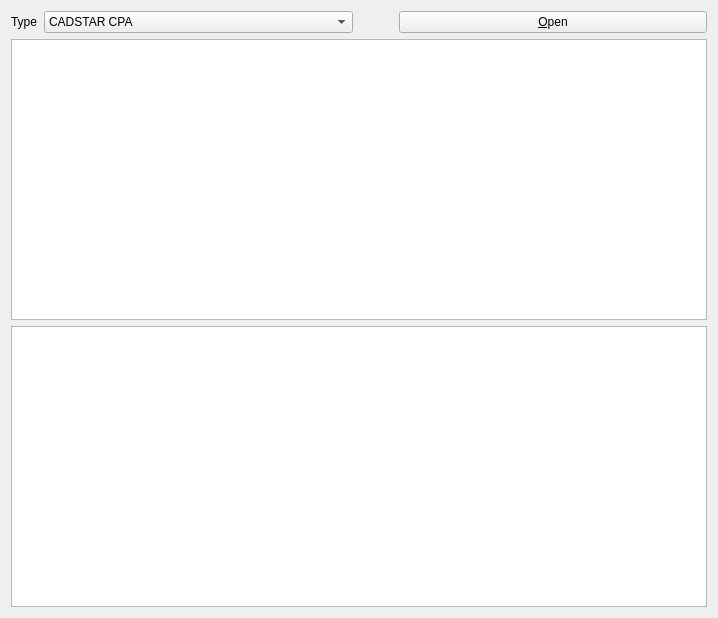
<?xml version="1.0" encoding="UTF-8"?>
<ui version="4.0">
 <class>MainWindow</class>
 <widget class="QMainWindow" name="MainWindow">
  <property name="geometry">
   <rect>
    <x>0</x>
    <y>0</y>
    <width>718</width>
    <height>618</height>
   </rect>
  </property>
  <property name="windowTitle">
   <string>MainWindow</string>
  </property>
  <widget class="QWidget" name="centralWidget">
   <layout class="QVBoxLayout" name="verticalLayout">
    <item>
     <layout class="QHBoxLayout" name="horizontalLayout">
      <item>
       <widget class="QLabel" name="lbInputType">
        <property name="sizePolicy">
         <sizepolicy hsizetype="Fixed" vsizetype="Preferred">
          <horstretch>0</horstretch>
          <verstretch>0</verstretch>
         </sizepolicy>
        </property>
        <property name="text">
         <string>Type</string>
        </property>
        <property name="buddy">
         <cstring>cbInputType</cstring>
        </property>
       </widget>
      </item>
      <item>
       <widget class="QComboBox" name="cbInputType">
        <item>
         <property name="text">
          <string>CADSTAR CPA</string>
         </property>
        </item>
       </widget>
      </item>
      <item>
       <spacer name="horizontalSpacer">
        <property name="orientation">
         <enum>Qt::Horizontal</enum>
        </property>
        <property name="sizeType">
         <enum>QSizePolicy::Fixed</enum>
        </property>
        <property name="sizeHint" stdset="0">
         <size>
          <width>40</width>
          <height>20</height>
         </size>
        </property>
       </spacer>
      </item>
      <item>
       <widget class="QPushButton" name="pushButton">
        <property name="text">
         <string>&amp;Open</string>
        </property>
       </widget>
      </item>
     </layout>
    </item>
    <item>
     <widget class="QListView" name="lvPins"/>
    </item>
    <item>
     <widget class="QPlainTextEdit" name="tePins"/>
    </item>
   </layout>
  </widget>
 </widget>
 <layoutdefault spacing="6" margin="11"/>
 <resources/>
 <connections/>
</ui>
